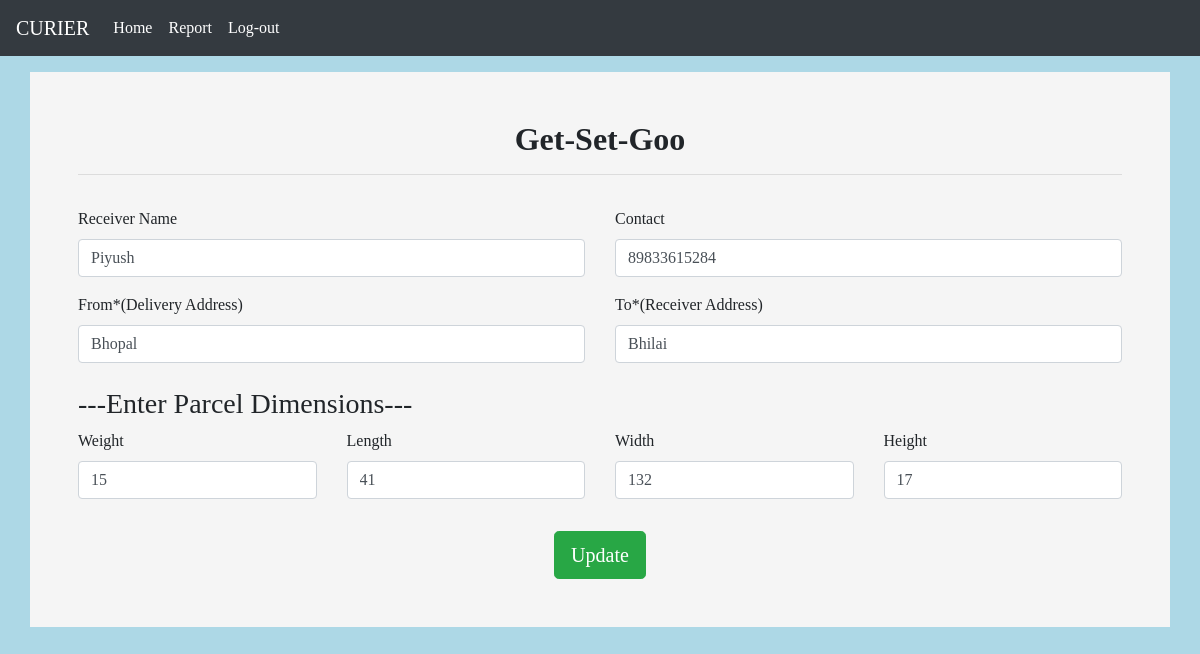
Screenshot of /edit_parcel/2/ (signed in) with the database file from the repository.
### curier/models.py (models this page shows, shortened)
class CurierList(models.Model):
    user = models.ForeignKey(User, on_delete=models.CASCADE)
    receiver_name = models.CharField(max_length=30)
    rcontact = models.IntegerField()
    pick_up_address = models.CharField(max_length=40)
    delivery_address = models.CharField(max_length=40)
    pweight = models.IntegerField()
    plength = models.IntegerField()
    pwidth = models.IntegerField()
    pheight = models.IntegerField()
    delivery_service = models.CharField(max_length=30)
    status = models.CharField(max_length=30)

### curier/views.py (the view, shortened to what this page needs)
# urls.py: path('edit_parcel/<int:pid>/', views.edit_parcel, name="edit_parcel"),
def edit_parcel(request,pid):
    if not request.user.is_authenticated:
        return redirect('login_admin')
    data = CurierList.objects.get(id=pid)
    error= ""
    d = {'data':data,'error':error}
    return render(request,'edit_parcel.html',d)

### templates/edit_parcel.html (shortened to what this page needs)
{% extends 'navigation.html' %}
{% load static %}
{% block body %}
<div class="container mt-3 p-5" style="background-color:whitesmoke">
  <div class="row">
    <div class="col-sm-12" style="background-color:whitesmoke; font-family:Book Antiqua;">
      <h2 class="text-center" style="font-weight:bold">Get-Set-Goo</h2>
      <hr>
      <form method="post" enctype="multipart/form-data">
        <div class="row">
          <div class="col-sm-6 mt-3">
            <label>Receiver Name</label>
              <input type="text" class="form-control" placeholder="Enter Receiver Name" name="receiver_name" value="{{data.receiver_name}}">
          </div>
          <div class="col-sm-6 mt-3">
            <label>Contact</label>
              <input type="text" class="form-control" placeholder="Enter Contact No." name="rcontact" value="{{data.rcontact}}">
          </div>
        </div>
        <div class="row">
          <div class="col-sm-6 mt-3">
            <label>From*(Delivery Address)</label>
              <input type="text" class="form-control" placeholder="Enter Contact No." name="delivery_address" value="{{data.delivery_address}}">
          </div>
          <div class="col-sm-6 mt-3">
            <label>To*(Receiver Address)</label>
              <input type="text" class="form-control" placeholder="Enter Receiver Name" name="pick_up_address" value="{{data.pick_up_address}}">
          </div>
        </div><br>
        <h3>---Enter Parcel Dimensions---</h3>
        <div class="row">
          <div class="col-sm-3">
            <label>Weight</label>
              <input type="number" class="form-control" placeholder="Enter Weight" name="pweight" value="{{data.pweight}}">
          </div>
          <div class="col-sm-3">
            <label>Length</label>
              <input type="number" class="form-control" placeholder="Enter Legth" name="plength" value="{{data.plength}}">
          </div>
          <div class="col-sm-3">
            <label>Width</label>
              <input type="number" class="form-control" placeholder="Enter Width" name="pwidth" value="{{data.pwidth}}">
          </div>
          <div class="col-sm-3">
            <label>Height</label>
              <input type="number" class="form-control" placeholder="Enter Heightt" name="pheight" value="{{data.pheight}}">
          </div>
        </div>
          <center class="mt-3"><input type="submit" class="btn btn-lg btn-success mt-3" value="Update"></center>
      </form>
    </div>
  </div>
</div>
{% endblock %}

### rows the page displays
CurierList: receiver_name "Piyush", rcontact "89833615284", delivery_address "Bhopal", pick_up_address "Bhilai", pweight "15", plength "41", pwidth "132", pheight "17"
